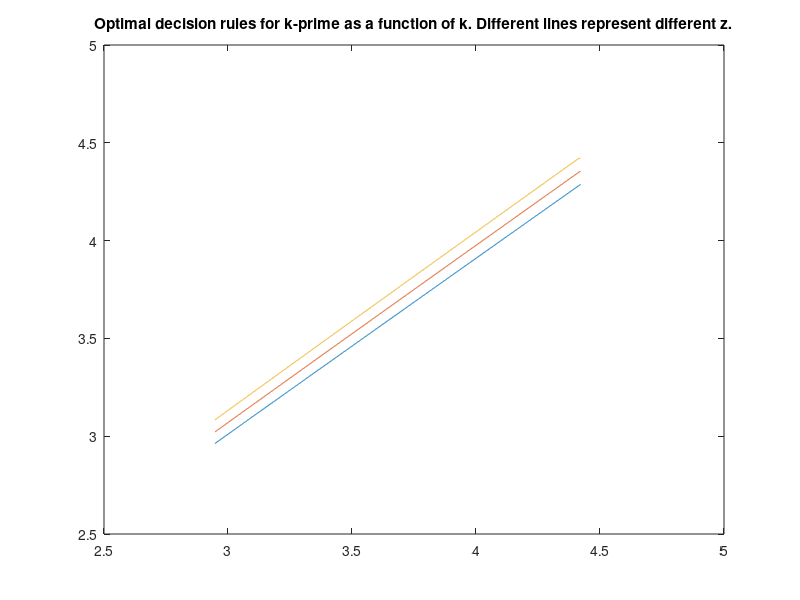
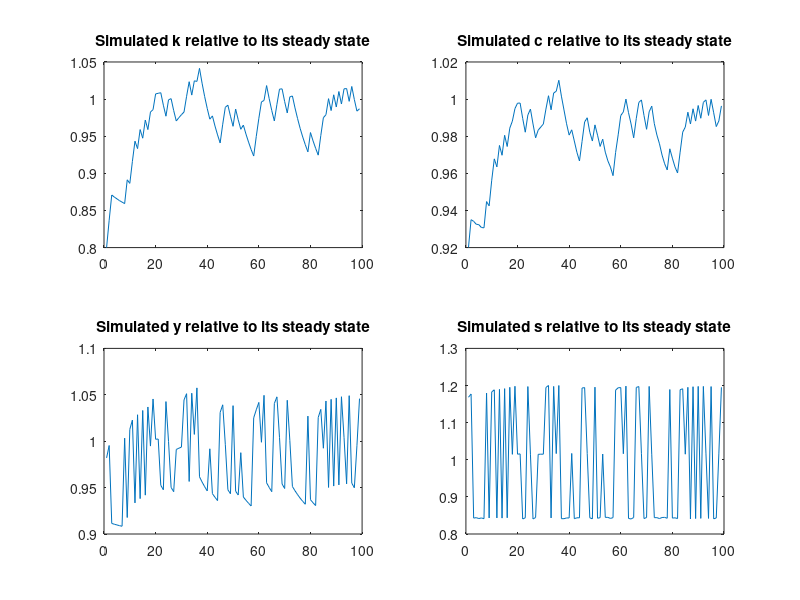
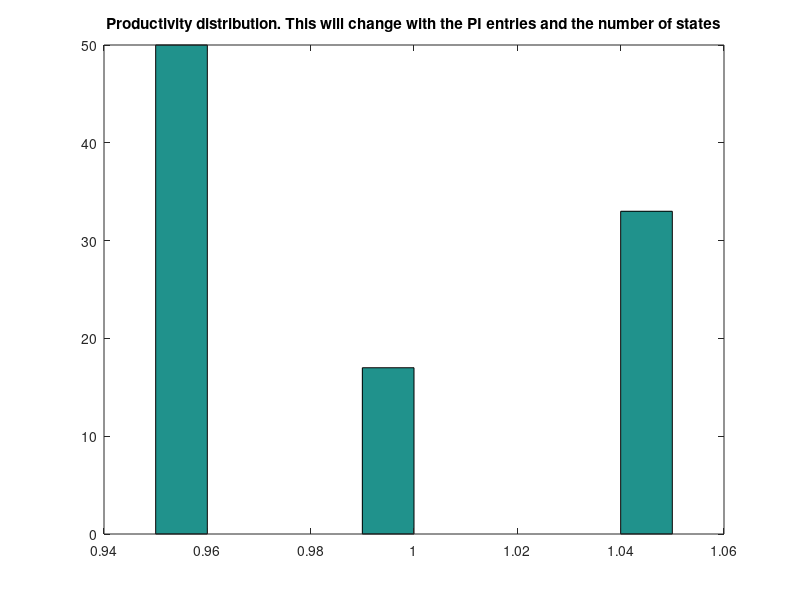

Write the MATLAB code that produced these figures, in order.
% Value function Matlab code 
% Code originally written by Panayiotis Pourpourides, pourpouridesp@cf.ac.ac.uk
% Extended by Michael Hatcher (m.c.hatcher@soton.ac.uk) to deal with N states in simulations

clc; close; clear;

%----------------------------------------------------
% 1. Set number of grid points for k (nz) and z (nz)
%----------------------------------------------------
nk = 1000; % No. of grid points for k % a high number will make k appear continuous
nz = 3; % No. of states of technology 

%-----------------
% 2. Calibration
%-----------------
sigma = 2;
theta = 0.3;
delta = 0.1;
beta = 0.98;

%---------------------------
% 3. Steady state solution
%---------------------------
ky_ss = beta*theta/(1-beta*(1-delta));
y_ss = ky_ss^(theta/(1-theta));
k_ss = ky_ss * y_ss;
c_ss = y_ss - delta*k_ss;
z_ss = 1; % normalize the steady state for z to unity

%--------------------------------
% 4. Discretize the state space
%--------------------------------
%Three states, nz = 3, example
%Z = [0.975 1 1.025];
%PI = [0.9 0.06  0.04; 0.8 0.15 0.05; 0.1 0.04 0.86];

Z = linspace(0.95,1.05,nz); %states within 5% of mean of 1
M = rand(nz); %matrix with random values in [0,1] 
for i=1:nz 
    for j=1:nz 
  PI(i,j) = M(i,j)/sum(M(i,1:nz)); %generate valid transition matrix 
    end
end

Kstep = (1.2*k_ss-0.8*k_ss) / (nk-1); % increment for the k grid points
K = 0.8*k_ss:Kstep:1.2*k_ss; % the sequence of grid points starts from 0.8*k_ss and increases by Kstep until it reaches 1.2*k_ss

%------------------------------------
% 5. Set initial value function V(0)
%------------------------------------
u = c_ss^(1-sigma) / (1-sigma);
maxiter = 1000;
V = ones(nz,nk) * u / (1-beta); % This is the infinite sum of discounted utilities, when consumption remains always at the steady state.

%--------------------------------------
% 6. Iterate on V until convergence
%--------------------------------------
maxdiff = 1e-4; % = 0.0001
diffV = 1;
iter = 1;

while (iter <= maxiter) && (diffV > maxdiff) % as long as both statements hold the iteration continues
    
% Recall that V(k,z)=max{u(k,z,k')+ beta*EV(k',z')}
% Calculate expected V
%The first loop controls the rows of the matrix, the second loop controls the columns of the matrix and the third loop controls the sum in each cell.

EV = zeros(nz,nk);
for iz = 1:nz
    for ik_prime = 1:nk
        for iz_prime = 1:nz
    EV(iz,ik_prime) = EV(iz,ik_prime) + PI(iz,iz_prime) * V(iz_prime,ik_prime);
        end
    end
end

%--------------------
% 7. Compute new V
%--------------------
newV = zeros(nz,nk);
iDecK = zeros(nz,nk); % index to decisions in k grid
for iz = 1:nz
    for ik = 1:nk
    % Calculate c for each k'
    % c is a 1*nk vector
    
    c = Z(iz)*K(ik)^theta + (1-delta)*K(ik) - K;
    c = max(c,1e-8);
    
    % c must be non-negative. If there is a negative c replace it with a
    % very small number. Negative or small cs wouldn't be chosen anyway.
    
    % Compute the value function
    
    v = c.^(1-sigma)/(1-sigma) + beta*EV(iz,:); % This is a 1 x nk vector
    [newV(iz,ik), iDecK(iz,ik)] = max(v); % pick the highest V, and save it in newV in the corresponding location. 
    
    %iDecK(iz,ik) is the location of optimal k0 as a function of the location of the current state (z; k)
    end
end

%--------------------------------------------------
% 8. Compute the distance between V(n+1) and V(n)
%--------------------------------------------------
diffV = max(abs((newV(:)-V(:))./V(:)));
iter = iter + 1;
V = newV;

end

fprintf(1,'Found value function after %5.0d iterations.',iter-1)

%-----------------------------------
% 9. Plot the optimal rule for k'
%-----------------------------------
figure (1) % number the figures. If you omit this command, only the last figure will be displayed
plot(K,K(iDecK)')
title('Optimal decision rules for k-prime as a function of k. Different lines represent different z.')

%---------------------------------------------------------------
% 10. Simulate the model using the optimal rules for T periods
%---------------------------------------------------------------
T = 100;
simiZ = zeros(1,T);
simiK = zeros(1,T);
simiZ(1) = 1;
simiK(1) = 1;
rand('state',150);
for i = 2:T

iz = 1;    
r = rand; % draw random number from uniform distribution on (0,1) 
        for j=1:nz
            if j==1 && r<PI(simiZ(i-1),1)
                iz = 1;
            end
            if j>1 && r > sum(PI(simiZ(i-1),1:j-1)) && r <= sum(PI(simiZ(i-1),1:j))
                iz = j;
            end
        end
        
ik = simiK(i-1); % timing: simK(t) = choice of k' in period t, i.e. k in period t+1
newiK = iDecK(iz,ik);
simiZ(i) = iz;
simiK(i) = newiK;
end

% There are N states for z, z1, z2,...,zN. We used the uniform dist. on [0,1] to determine the realized state. 
 
%---------------------------------
% 11. Compute simulated y and c
%---------------------------------

simZ = Z(simiZ(2:end)); % a vector that contains the simulated value of z at each date
simKnext = K(simiK(2:end)); % a vector that contains the simulated grid point of k0 at each date
simK = K(simiK(1:end-1)); % a vector that contains the simulated grid point of k at each date
% y and c
simY = simZ.*simK.^theta;
simC = simY + (1-delta)*simK - simKnext;
%For distribution plot below
simZ = Z(simiZ(1:end)); 

%---------------------------------------
% 12. Plot simulated k, y and c
%---------------------------------------

figure (2)
subplot (221)
plot([simK'/k_ss])
title('Simulated k relative to its steady state')
subplot (222)
plot([simC'/c_ss])
title('Simulated c relative to its steady state')
subplot (223)
plot([simY'/y_ss])
title('Simulated y relative to its steady state')
subplot (224)
plot([(simY'-simC')/(y_ss - c_ss)])
title('Simulated s relative to its steady state') %saving = output - consumption as closed economy with no government
figure (3)
hist(simZ)
title('Productivity distribution. This will change with the PI entries and the number of states')